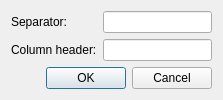
<?xml version="1.0" encoding="UTF-8"?>
<ui version="4.0">
 <class>MergeDialog</class>
 <widget class="QDialog" name="MergeDialog">
  <property name="geometry">
   <rect>
    <x>0</x>
    <y>0</y>
    <width>223</width>
    <height>95</height>
   </rect>
  </property>
  <property name="windowTitle">
   <string>Merge columns</string>
  </property>
  <layout class="QVBoxLayout" name="verticalLayout">
   <item>
    <layout class="QFormLayout" name="formLayout">
     <item row="0" column="0">
      <widget class="QLabel" name="label">
       <property name="text">
        <string>Separator:</string>
       </property>
      </widget>
     </item>
     <item row="1" column="0">
      <widget class="QLabel" name="label1">
       <property name="text">
        <string>Column header:</string>
       </property>
      </widget>
     </item>
     <item row="1" column="1">
      <widget class="QLineEdit" name="header"/>
     </item>
     <item row="0" column="1">
      <widget class="QLineEdit" name="separator"/>
     </item>
    </layout>
   </item>
   <item>
    <widget class="QDialogButtonBox" name="buttonBox">
     <property name="orientation">
      <enum>Qt::Horizontal</enum>
     </property>
     <property name="standardButtons">
      <set>QDialogButtonBox::Cancel|QDialogButtonBox::Ok</set>
     </property>
    </widget>
   </item>
  </layout>
 </widget>
 <resources/>
 <connections>
  <connection>
   <sender>buttonBox</sender>
   <signal>accepted()</signal>
   <receiver>MergeDialog</receiver>
   <slot>accept()</slot>
   <hints>
    <hint type="sourcelabel">
     <x>248</x>
     <y>254</y>
    </hint>
    <hint type="destinationlabel">
     <x>157</x>
     <y>274</y>
    </hint>
   </hints>
  </connection>
  <connection>
   <sender>buttonBox</sender>
   <signal>rejected()</signal>
   <receiver>MergeDialog</receiver>
   <slot>reject()</slot>
   <hints>
    <hint type="sourcelabel">
     <x>316</x>
     <y>260</y>
    </hint>
    <hint type="destinationlabel">
     <x>286</x>
     <y>274</y>
    </hint>
   </hints>
  </connection>
 </connections>
</ui>
